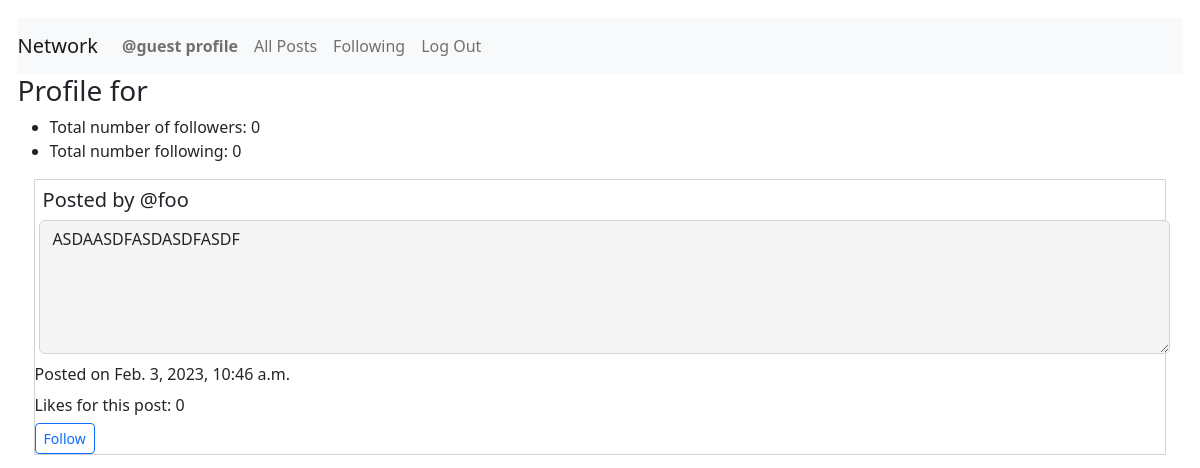
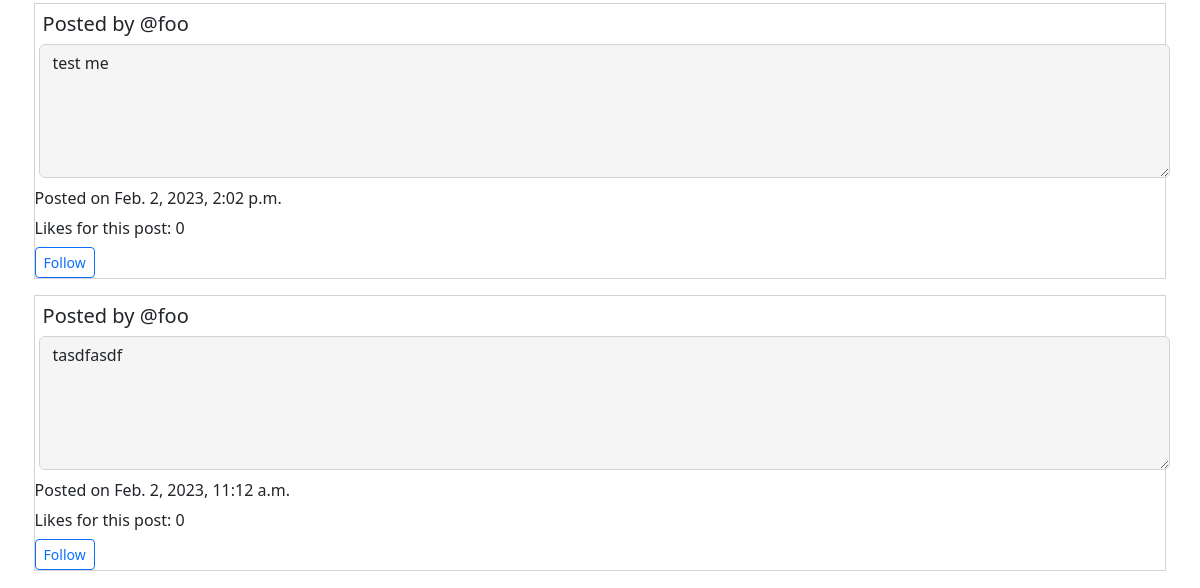
Before: /profile/@foo (signed in) with the older database file (2 pictures, top to bottom).
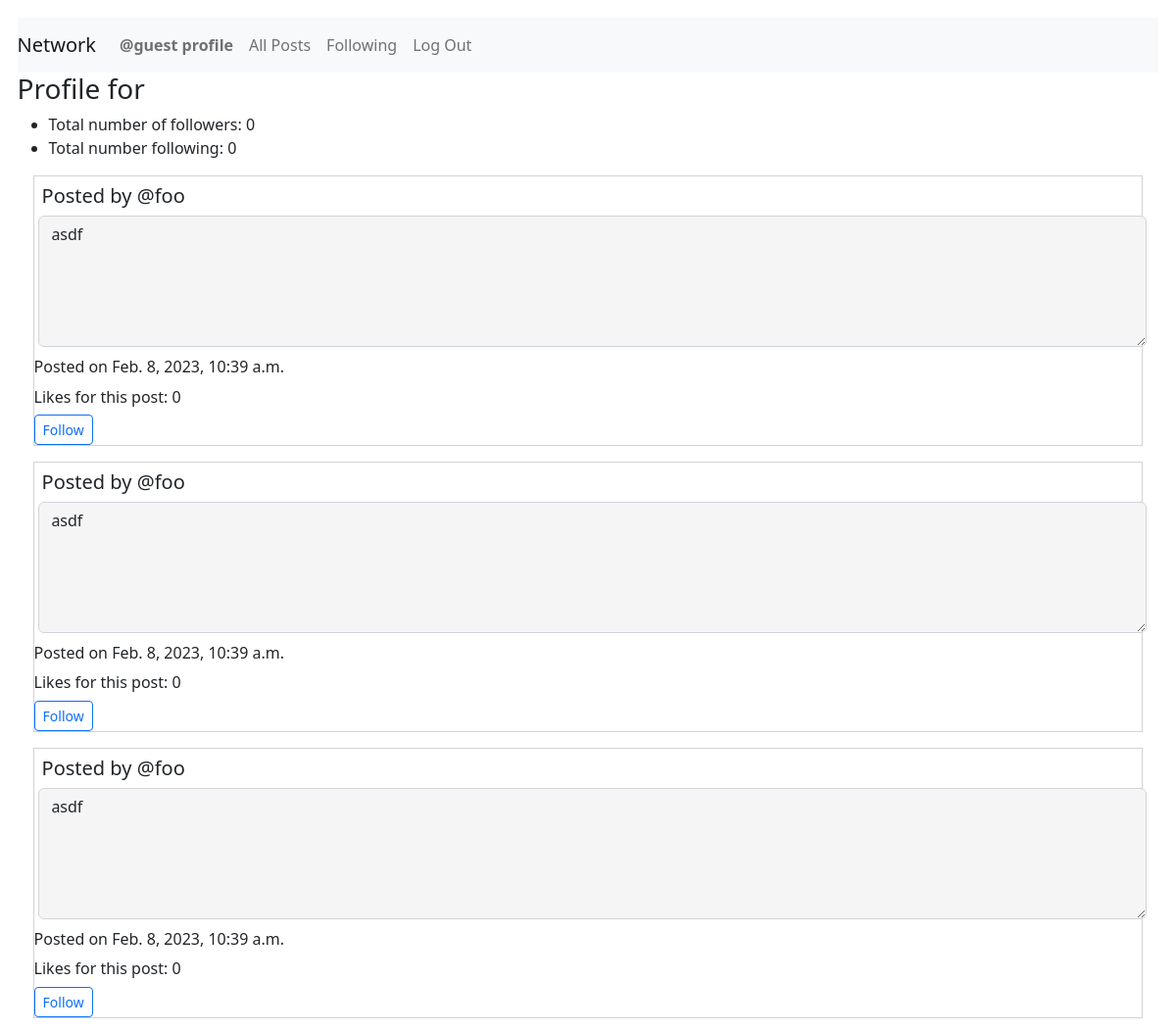
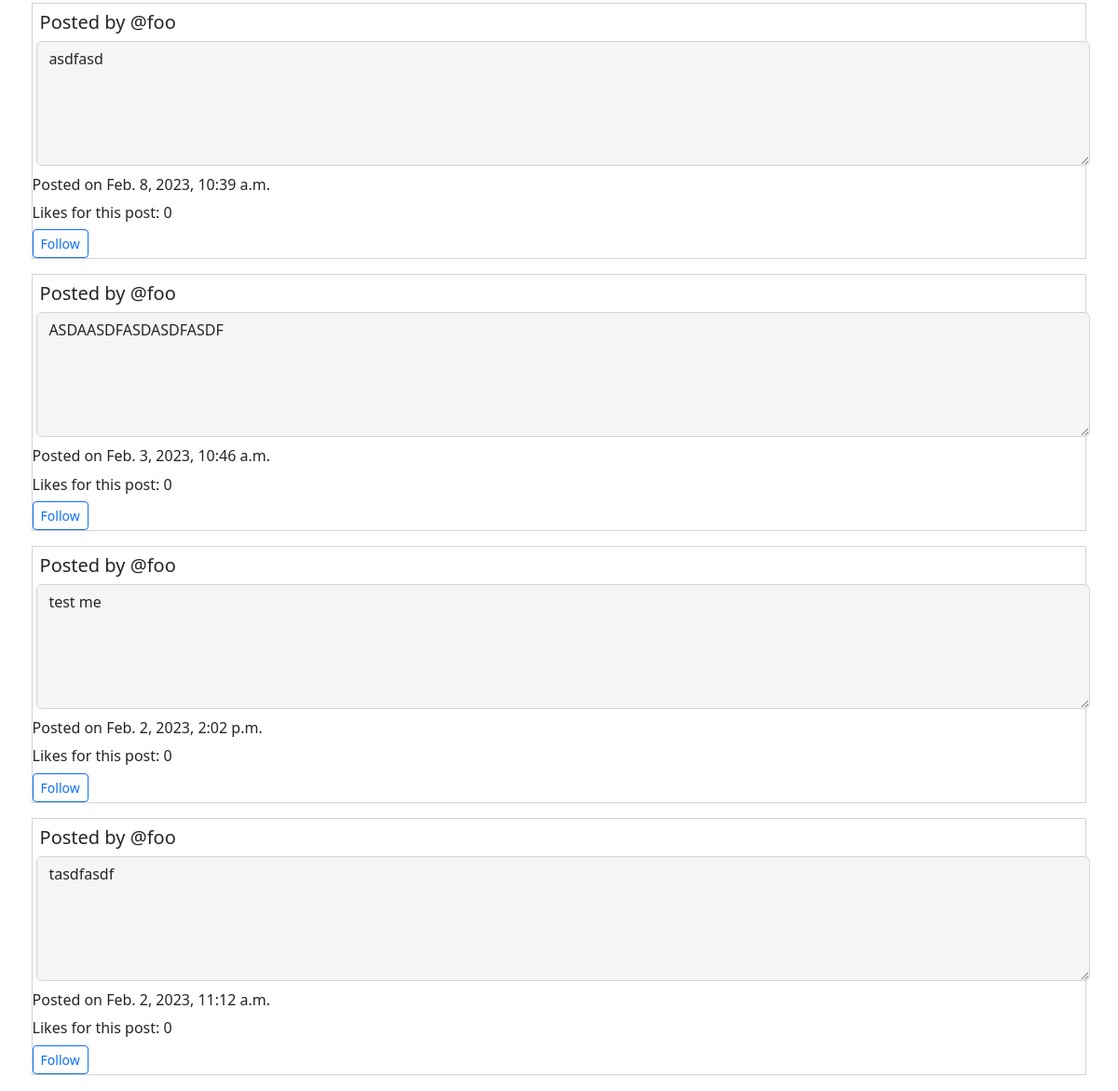
After: the same page with the newer database file (2 pictures, top to bottom).
### network/models.py (models this page shows, shortened)
class User(AbstractUser):
    pass
    def __str__(self) -> str:
        return f"User Name: {self.username} - User ID: {self.id}"

class Posts(models.Model):
    creator = models.ForeignKey(
        User, on_delete=models.PROTECT, related_name="get_creator", blank=False)
    content = models.TextField(max_length=600)
    createdDate = models.DateTimeField(auto_now_add=True)
    likedUser = models.ManyToManyField(
        User, blank=True, related_name="get_liked_users")
    numberLikes = models.IntegerField(blank=True, default=0)

### network/views.py (the view)
# urls.py: path("profile/<str:username>", views.getProfile, name="getProfile"),
@login_required
def getProfile(request, username):
    print("In getProfile")
    user_id = request.user.id
    user_name = request.user.username
    print(username)
    user = User.objects.get(username=username)
    print(user.id)
    profileUser = user.id
    try:
        isFollowing = getFollowingFlag(request, username)
    except:
        print("This user is following no one!")
        isFollowing = False
    try:
        posts = Posts.objects.filter(creator=profileUser)
        postsUser = posts.order_by('-createdDate')
        noListings = False
    except Posts.DoesNotExist:
        print("blah")
        noListings = True
    try:
        follow = Follow.objects.get(followUser=profileUser)
        followObject = True
    except:
        Follow.DoesNotExist
        followObject = False
    if followObject != False:
        countFollowers = follow.followers.all().count()
    else:
        countFollowers = 0
    if followObject == True:
        followers = follow.followers.all()
    if followObject == True:
        countFollowing = follow.following.all().count()
    else:
        countFollowing = 0
    if followObject == True:
        following = follow.following.all()
    if followObject == False:
        return render(request, "network/profile.html", {"noListings": noListings, "postings": postsUser, "countFollowers": countFollowers, "countFollowing": countFollowing, "isFollowing": isFollowing})
    else:
        return render(request, "network/profile.html", {"noListings": noListings, "postings": postsUser, "countFollowers": countFollowers, "countFollowing": countFollowing, "username": username, "isFollowing": isFollowing})

### network/templates/network/profile.html (shortened to what this page needs)
{% extends "network/layout.html" %}
{% load static %}
{% block body %}
<div id="post-view">
    <h3>Profile for {{username}}</h3>
    <ul>
        <li>Total number of followers: {{countFollowers}}</li>
        <li>Total number following: {{countFollowing}}</li>
    </ul>
    <div>
        {% for post in postings %}
        <div class="post{{forloop.counter0}}">
            <h5 class="creator">Posted by {{post.creator.username}}</a></h5><textarea
                class="form-control content{{forloop.counter0}}" id="readonlyContent{{forloop.counter0}}" rows="5"
                readonly="true">{{post.content}}</textarea>
            <p class="timestamp{{forloop.counter0}}">Posted on {{post.createdDate}}</p>
            <p class="numberLikes{{forloop.counter0}}">Likes for this post: {{post.numberLikes}}</p>
            {% if isFollowing %}
            <a class="btn btn-sm btn-outline-primary" href="{% url 'follow' post.creator.username %}">Unfollow</a>
            {% elif isFollowing == None %}
            {% else %}
            <a class="btn btn-sm btn-outline-primary" href="{% url 'follow' post.creator.username %}">Follow</a>
            {% endif %}
        </div>
        {% empty %}
        <h5>This user does not have any posts.</h5>
        {% endfor %}
        {% endblock %}

### network/templates/network/layout.html (shortened to what this page needs)
{% load static %}
<!DOCTYPE html>
<html lang="en">
<head>
    <link href="https://cdn.jsdelivr.net/npm/bootstrap@5.2.3/dist/css/bootstrap.min.css" rel="stylesheet">
    <link href="{% static 'network/styles.css' %}" rel="stylesheet">
</head>
<body>
    <nav class="navbar navbar-expand-lg navbar-light bg-light">
        <a class="navbar-brand" href="{% url 'index' %}">Network</a>
        <div>
            <ul class="navbar-nav mr-auto">
                {% if user.is_authenticated %}
                <li class="nav-item">
                    <a class="nav-link" id="djangoProfile" href="{% url 'getProfile' user.username %}"><strong>{{ user.username }} profile</strong></a>
                </li>
                <li class="nav-item">
                    <a class="nav-link" id="djangoAllPosts" href="{% url 'djangoAllPosts' %}">All Posts</a>
                </li>
                {% endif %}
                {% if user.is_authenticated %}
                <li class="nav-item">
                    <a class="nav-link" id="djangoFollowing" href="{% url 'getFollowing' %}">Following</a>
                </li>
                <li class="nav-item">
                    <a class="nav-link" href="{% url 'logout' %}">Log Out</a>
                </li>
                {% endif %}
            </ul>
        </div>
    </nav>
    <div class="body">
        {% block body %}
        {% endblock %}
    </div>
</body>
</html>

### network/static/network/styles.css (style rules this page uses)
body { margin: 1.1em; }
a { text-decoration: none; }
.form-control { margin: 0.3em; }
p { margin-bottom: 0.4rem; }
.creator { margin: 0.4em; }
[class*="post"] { margin: 1.0em; border-style: solid; border-width: thin; border-color: lightgray; }
[id*="readonlyContent"] { margin-bottom: 0.5em; background-color: whitesmoke }

Changed rows visible on the page:
added Posts: creator.username "@foo", content "asdf", createdDate "Feb. 8, 2023, 10:39 a.m.", numberLikes "0"
added Posts: creator.username "@foo", content "asdf", createdDate "Feb. 8, 2023, 10:39 a.m.", numberLikes "0"
added Posts: creator.username "@foo", content "asdf", createdDate "Feb. 8, 2023, 10:39 a.m.", numberLikes "0"
added Posts: creator.username "@foo", content "asdfasd", createdDate "Feb. 8, 2023, 10:39 a.m.", numberLikes "0"
